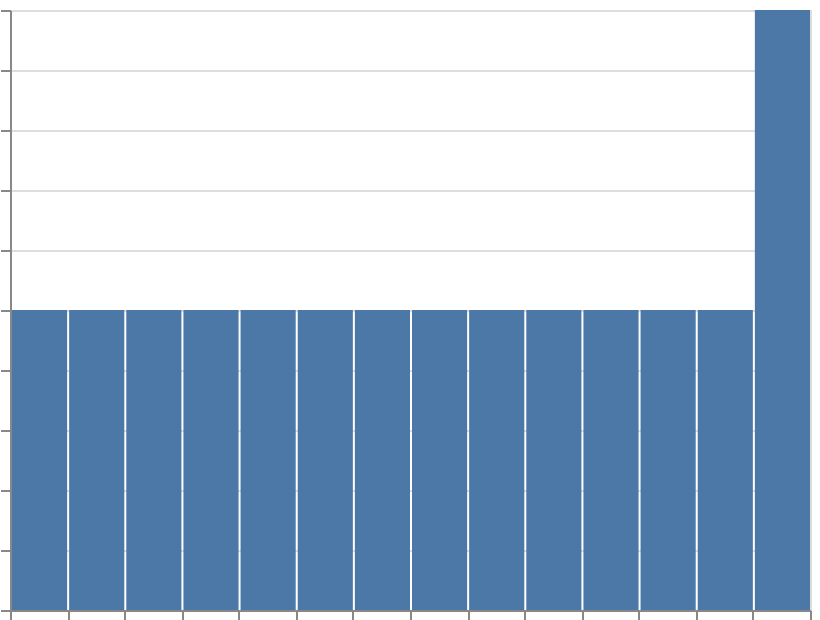

Vega-Lite specification stored for this chart:
### Vega-Lite specification from a JSON file in a GitHub repository (floating-point values rounded to 4 significant figures)
{"$schema": "https://vega.github.io/schema/vega-lite/v6.json", "width": 400, "height": 300, "padding": 5, "autosize": "none", "data": {"name": "table", "values": [{"val": 1}, {"val": 2}, {"val": 3}, {"val": 5}, {"val": 8}, {"val": 13}, {"val": 4}, {"val": 6}, {"val": 9}, {"val": 11}, {"val": 7}, {"val": 12}, {"val": 10}, {"val": 14}, {"val": 15}]}, "mark": "bar", "encoding": {"x": {"bin": {"maxbins": 20}, "field": "val", "type": "quantitative"}, "y": {"aggregate": "count", "type": "quantitative"}}}
